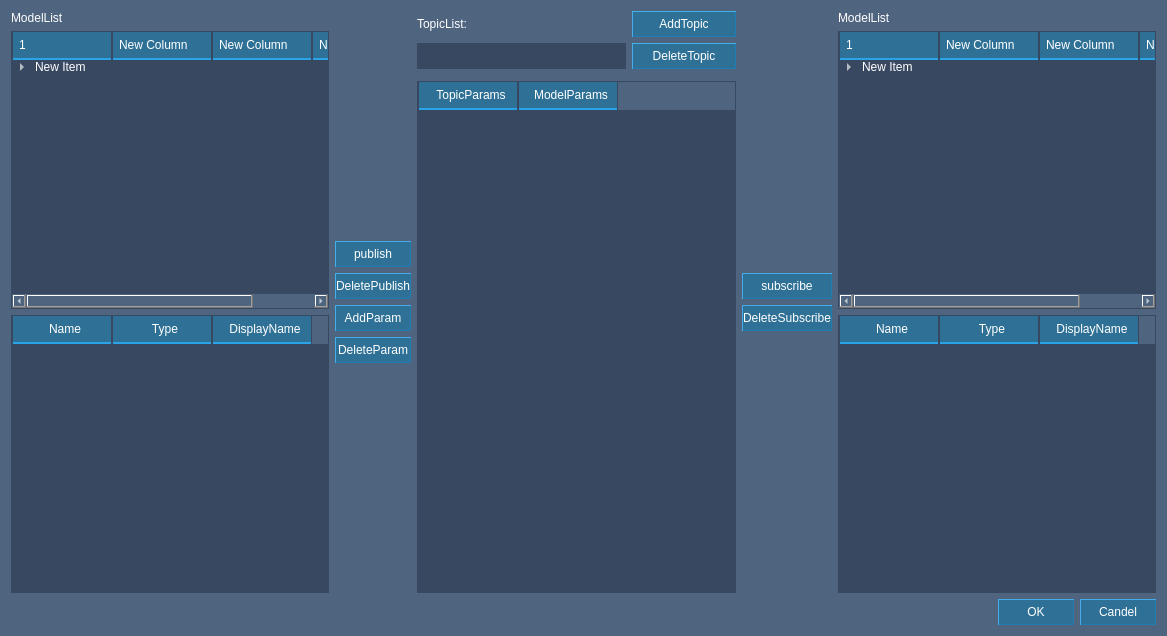
<?xml version="1.0" encoding="UTF-8"?>
<ui version="4.0">
 <class>PublishSubscribeWidget</class>
 <widget class="QWidget" name="PublishSubscribeWidget">
  <property name="geometry">
   <rect>
    <x>0</x>
    <y>0</y>
    <width>1167</width>
    <height>636</height>
   </rect>
  </property>
  <property name="windowTitle">
   <string>Form</string>
  </property>
  <property name="styleSheet">
   <string notr="true">QWidget{
	color:#ffffff;
	background-color:#4f647f;
}</string>
  </property>
  <layout class="QVBoxLayout" name="verticalLayout_6">
   <item>
    <layout class="QHBoxLayout" name="horizontalLayout">
     <item>
      <layout class="QVBoxLayout" name="verticalLayout">
       <item>
        <widget class="QLabel" name="label_2">
         <property name="text">
          <string>ModelList</string>
         </property>
        </widget>
       </item>
       <item>
        <widget class="CSModelTreeWidgetBase" name="srcTreeWidget">
         <property name="styleSheet">
          <string notr="true">QTreeWidget{
	background-color:#384861;
	color:#ffffff;
	border:1px solid #384861;
}

QHeaderView::section{
	color:#ffffff;
	background-color:#2f7196;
	border:0px;
	padding-left:6px;
	border-left:1px solid #384861;
	border-right:1px solid #384861;
	border-bottom:2px solid #2ba3e7;
	height:26px;
}

QTreeWidget::branch:closed:has-children {
	image: url(:/images/TreeWidget_defult.png);
}

QTreeWidget::branch:open {
	image: url(:/images/TreeWidget_pressed.png);
}

QTreeWidget::item:hover{
	background-color:#2887f1;

}

QTreeWidget::item:selected{
	color:white;
	background-color:#71601b;
}

QScrollBar:horizontal{
background-color:#2b394f;
height:12px;
}

QScrollBar::handle:horizontal{
margin:2px;
background-color:#2f7196;
}

QScrollBar::add-line:horizontal{
width:8px;
height:8px;
background-color:transparent;
subcontrol-position:right;
}

QScrollBar::sub-line:horizontal{
width:8px;
height:8px;
background-color:transparent;
subcontrol-position:left;
}

QScrollBar:vertical{
background-color:#2b394f;
width:12px;
}

QScrollBar::add-page:horizontal{
background:transparent;
}

QScrollBar::sub-page:horizontal{
background:transparent;
}

QScrollBar::add-page:vertical{
background:transparent;
}

QScrollBar::sub-page:vertical{
background:transparent;
}

QScrollBar::handle:vertical{
margin:2px;
background-color:#2f7196;
}

QScrollBar::add-line:vertical{
width:8px;
height:8px;
background-color:transparent;
subcontrol-position:bottom;
}

QScrollBar::sub-line:vertical{
width:8px;
height:8px;
background-color:transparent;
subcontrol-position:top;
}</string>
         </property>
         <column>
          <property name="text">
           <string>1</string>
          </property>
         </column>
         <column>
          <property name="text">
           <string>New Column</string>
          </property>
         </column>
         <column>
          <property name="text">
           <string>New Column</string>
          </property>
         </column>
         <column>
          <property name="text">
           <string>New Column</string>
          </property>
         </column>
         <item>
          <property name="text">
           <string>New Item</string>
          </property>
          <item>
           <property name="text">
            <string>New Subitem</string>
           </property>
           <item>
            <property name="text">
             <string>New Subitem</string>
            </property>
            <item>
             <property name="text">
              <string>New Subitem</string>
             </property>
            </item>
           </item>
          </item>
         </item>
        </widget>
       </item>
       <item>
        <widget class="QTableWidget" name="srcTableWidget">
         <property name="styleSheet">
          <string notr="true">QTableWidget{
color:#ffffff;
border:1px solid #384861;
background-color:#384861;
alternate-background-color:#e0e5e8;
}

QTableView QHeaderView::section{
	color:#ffffff;
	background-color:#2f7196;
	border:0px;
	padding-left:6px;
	border-left:1px solid #384861;
	border-right:1px solid #384861;
	border-bottom:2px solid #2ba3e7;
	height:26px;
}

QTableWidget::Item{
border:0px;
}

QTableWidget::Item:hover{
color:#ffffff;
border:0px;
background-color:#2887f1;
}

QTableWidget::Item:selected{
color:#ffffff;
border:0px;
background-color:#2887f1;
}

QScrollBar:horizontal{
background-color:#2b394f;
height:12px;
}

QScrollBar::handle:horizontal{
margin:2px;
background-color:#2f7196;
}

QScrollBar::add-line:horizontal{
width:8px;
height:8px;
background-color:transparent;
subcontrol-position:right;
}

QScrollBar::sub-line:horizontal{
width:8px;
height:8px;
background-color:transparent;
subcontrol-position:left;
}

QScrollBar:vertical{
background-color:#2b394f;
width:12px;
}

QScrollBar::add-page:horizontal{
background:transparent;
}

QScrollBar::sub-page:horizontal{
background:transparent;
}

QScrollBar::add-page:vertical{
background:transparent;
}

QScrollBar::sub-page:vertical{
background:transparent;
}

QScrollBar::handle:vertical{
margin:2px;
background-color:#2f7196;
}

QScrollBar::add-line:vertical{
width:8px;
height:8px;
background-color:transparent;
subcontrol-position:bottom;
}

QScrollBar::sub-line:vertical{
width:8px;
height:8px;
background-color:transparent;
subcontrol-position:top;
}

</string>
         </property>
         <column>
          <property name="text">
           <string>Name</string>
          </property>
         </column>
         <column>
          <property name="text">
           <string>Type</string>
          </property>
         </column>
         <column>
          <property name="text">
           <string>DisplayName</string>
          </property>
         </column>
        </widget>
       </item>
      </layout>
     </item>
     <item>
      <layout class="QVBoxLayout" name="verticalLayout_3">
       <item>
        <spacer name="verticalSpacer">
         <property name="orientation">
          <enum>Qt::Vertical</enum>
         </property>
         <property name="sizeHint" stdset="0">
          <size>
           <width>20</width>
           <height>40</height>
          </size>
         </property>
        </spacer>
       </item>
       <item>
        <widget class="QPushButton" name="bt_publish">
         <property name="minimumSize">
          <size>
           <width>76</width>
           <height>26</height>
          </size>
         </property>
         <property name="styleSheet">
          <string notr="true">QPushButton{
	color:#ffffff;
	background-color:#2f7196;
	border-top:1px solid #44aeea;
	border-left:1px solid #44aeea;
	border-bottom:1px solid #217cb1;
	border-right:1px solid #217cb1;
}

QPushButton:hover{
	color:#ffffff;
	background-color:#0f8dc8;
}

QPushButton:pressed{
	color:#ffffff;
	background-color:#256081;
	border:1px solid #44aeea;	
}</string>
         </property>
         <property name="text">
          <string>publish</string>
         </property>
        </widget>
       </item>
       <item>
        <widget class="QPushButton" name="bt_publish_delete">
         <property name="minimumSize">
          <size>
           <width>76</width>
           <height>26</height>
          </size>
         </property>
         <property name="styleSheet">
          <string notr="true">QPushButton{
	color:#ffffff;
	background-color:#2f7196;
	border-top:1px solid #44aeea;
	border-left:1px solid #44aeea;
	border-bottom:1px solid #217cb1;
	border-right:1px solid #217cb1;
}

QPushButton:hover{
	color:#ffffff;
	background-color:#0f8dc8;
}

QPushButton:pressed{
	color:#ffffff;
	background-color:#256081;
	border:1px solid #44aeea;	
}</string>
         </property>
         <property name="text">
          <string>DeletePublish</string>
         </property>
        </widget>
       </item>
       <item>
        <widget class="QPushButton" name="bt_add_param">
         <property name="minimumSize">
          <size>
           <width>76</width>
           <height>26</height>
          </size>
         </property>
         <property name="styleSheet">
          <string notr="true">QPushButton{
	color:#ffffff;
	background-color:#2f7196;
	border-top:1px solid #44aeea;
	border-left:1px solid #44aeea;
	border-bottom:1px solid #217cb1;
	border-right:1px solid #217cb1;
}

QPushButton:hover{
	color:#ffffff;
	background-color:#0f8dc8;
}

QPushButton:pressed{
	color:#ffffff;
	background-color:#256081;
	border:1px solid #44aeea;	
}</string>
         </property>
         <property name="text">
          <string>AddParam</string>
         </property>
        </widget>
       </item>
       <item>
        <widget class="QPushButton" name="bt_delete_param">
         <property name="minimumSize">
          <size>
           <width>76</width>
           <height>26</height>
          </size>
         </property>
         <property name="styleSheet">
          <string notr="true">QPushButton{
	color:#ffffff;
	background-color:#2f7196;
	border-top:1px solid #44aeea;
	border-left:1px solid #44aeea;
	border-bottom:1px solid #217cb1;
	border-right:1px solid #217cb1;
}

QPushButton:hover{
	color:#ffffff;
	background-color:#0f8dc8;
}

QPushButton:pressed{
	color:#ffffff;
	background-color:#256081;
	border:1px solid #44aeea;	
}</string>
         </property>
         <property name="text">
          <string>DeleteParam</string>
         </property>
        </widget>
       </item>
       <item>
        <spacer name="verticalSpacer_2">
         <property name="orientation">
          <enum>Qt::Vertical</enum>
         </property>
         <property name="sizeHint" stdset="0">
          <size>
           <width>20</width>
           <height>40</height>
          </size>
         </property>
        </spacer>
       </item>
      </layout>
     </item>
     <item>
      <layout class="QVBoxLayout" name="verticalLayout_5">
       <item>
        <layout class="QGridLayout" name="gridLayout" columnstretch="2,1">
         <item row="0" column="1">
          <widget class="QPushButton" name="bt_add_topic">
           <property name="minimumSize">
            <size>
             <width>76</width>
             <height>26</height>
            </size>
           </property>
           <property name="styleSheet">
            <string notr="true">QPushButton{
	color:#ffffff;
	background-color:#2f7196;
	border-top:1px solid #44aeea;
	border-left:1px solid #44aeea;
	border-bottom:1px solid #217cb1;
	border-right:1px solid #217cb1;
}

QPushButton:hover{
	color:#ffffff;
	background-color:#0f8dc8;
}

QPushButton:pressed{
	color:#ffffff;
	background-color:#256081;
	border:1px solid #44aeea;	
}</string>
           </property>
           <property name="text">
            <string>AddTopic</string>
           </property>
          </widget>
         </item>
         <item row="1" column="1">
          <widget class="QPushButton" name="bt_delete_topic">
           <property name="minimumSize">
            <size>
             <width>76</width>
             <height>26</height>
            </size>
           </property>
           <property name="styleSheet">
            <string notr="true">QPushButton{
	color:#ffffff;
	background-color:#2f7196;
	border-top:1px solid #44aeea;
	border-left:1px solid #44aeea;
	border-bottom:1px solid #217cb1;
	border-right:1px solid #217cb1;
}

QPushButton:hover{
	color:#ffffff;
	background-color:#0f8dc8;
}

QPushButton:pressed{
	color:#ffffff;
	background-color:#256081;
	border:1px solid #44aeea;	
}</string>
           </property>
           <property name="text">
            <string>DeleteTopic</string>
           </property>
          </widget>
         </item>
         <item row="1" column="0">
          <widget class="QComboBox" name="comboBoxTopic">
           <property name="minimumSize">
            <size>
             <width>0</width>
             <height>26</height>
            </size>
           </property>
           <property name="styleSheet">
            <string notr="true">QComboBox{
	color:#ffffff;
	background-color:#384861;
	border:0px;
}

QComboBox:hover{
	color:#ffffff;
	background-color:#384861;
	border:1px solid #63bbff;
}

QComboBox::down-arrow{	
	image: url(:/images/down_arrow.png);
	background-color:transparent;
}

QComboBox::drop-down{
	border:0px;
	width:26px;
	background-color:transparent;
}

QComboBox::drop-down:hover {
	color:white;
	border:0px;
	width:26px;
    background-color:transparent;
}

QComboBox QAbstractItemView {
	color:#3c3c3c;
	outline:none;
	border:1px solid #63bbff;
    background-color:#f6fafb;
}

QComboBox QAbstractItemView::item {
	outline:none;
	height:26px;
}

QComboBox QAbstractItemView::item:hover {
	color:white;
	outline:none;
	height:26px;
    background-color:#63bbff;	
}
QComboBox QAbstractItemView::item:selected {
	outline:none;
	border:0px;
	height:26px;
	color:#63bbff;
 	outline:none;
}</string>
           </property>
          </widget>
         </item>
         <item row="0" column="0">
          <widget class="QLabel" name="label">
           <property name="text">
            <string>TopicList:</string>
           </property>
          </widget>
         </item>
        </layout>
       </item>
       <item>
        <widget class="QtTreePropertyBrowser" name="topicWidget" native="true"/>
       </item>
       <item>
        <widget class="QTableWidget" name="tableWidget">
         <property name="styleSheet">
          <string notr="true">QTableWidget{
color:#3c3c3c;
font-family:&quot;等线&quot;;
font-size:18px;
border:1px solid #384861;
background-color:#384861;
alternate-background-color:#e0e5e8;
}

QTableView QHeaderView::section{
	color:#ffffff;
	background-color:#2f7196;
	border:0px;
	padding-left:6px;
	border-left:1px solid #384861;
	border-right:1px solid #384861;
	border-bottom:2px solid #2ba3e7;
	height:26px;
}

QScrollBar:horizontal{
background-color:#e1e4eb;
height:12px;
}

QScrollBar::handle:horizontal{
margin:2px;
border-radius:4px;
background-color:grey;
}

QScrollBar::add-line:horizontal{
width:8px;
height:8px;
background-color:transparent;
subcontrol-position:right;
}

QScrollBar::sub-line:horizontal{
width:8px;
height:8px;
background-color:transparent;
subcontrol-position:left;
}

QScrollBar:vertical{
background-color:#e1e4eb;
width:12px;
}

QScrollBar::add-page:horizontal{
background:transparent;
}

QScrollBar::sub-page:horizontal{
background:transparent;
}

QScrollBar::add-page:vertical{
background:transparent;
}

QScrollBar::sub-page:vertical{
background:transparent;
}

QScrollBar::handle:vertical{
margin:2px;
border-radius:4px;
background-color:grey;
}

QScrollBar::add-line:vertical{
width:8px;
height:8px;
background-color:transparent;
subcontrol-position:bottom;
}

QScrollBar::sub-line:vertical{
width:8px;
height:8px;
background-color:transparent;
subcontrol-position:top;
}

QTableWidget::Item{
border:0px;
}

QTableWidget::Item:hover{
color:#ffffff;
border:0px;
background-color:#2887f1;
}

QTableWidget::Item:selected{
color:#ffffff;
border:0px;
background-color:#2887f1;
}

</string>
         </property>
         <column>
          <property name="text">
           <string>TopicParams</string>
          </property>
         </column>
         <column>
          <property name="text">
           <string>ModelParams</string>
          </property>
         </column>
        </widget>
       </item>
      </layout>
     </item>
     <item>
      <layout class="QVBoxLayout" name="verticalLayout_4">
       <item>
        <spacer name="verticalSpacer_3">
         <property name="orientation">
          <enum>Qt::Vertical</enum>
         </property>
         <property name="sizeHint" stdset="0">
          <size>
           <width>20</width>
           <height>40</height>
          </size>
         </property>
        </spacer>
       </item>
       <item>
        <widget class="QPushButton" name="bt_subscribe">
         <property name="minimumSize">
          <size>
           <width>76</width>
           <height>26</height>
          </size>
         </property>
         <property name="styleSheet">
          <string notr="true">QPushButton{
	color:#ffffff;
	background-color:#2f7196;
	border-top:1px solid #44aeea;
	border-left:1px solid #44aeea;
	border-bottom:1px solid #217cb1;
	border-right:1px solid #217cb1;
}

QPushButton:hover{
	color:#ffffff;
	background-color:#0f8dc8;
}

QPushButton:pressed{
	color:#ffffff;
	background-color:#256081;
	border:1px solid #44aeea;	
}</string>
         </property>
         <property name="text">
          <string>subscribe</string>
         </property>
        </widget>
       </item>
       <item>
        <widget class="QPushButton" name="bt_subscribe_delete">
         <property name="minimumSize">
          <size>
           <width>76</width>
           <height>26</height>
          </size>
         </property>
         <property name="styleSheet">
          <string notr="true">QPushButton{
	color:#ffffff;
	background-color:#2f7196;
	border-top:1px solid #44aeea;
	border-left:1px solid #44aeea;
	border-bottom:1px solid #217cb1;
	border-right:1px solid #217cb1;
}

QPushButton:hover{
	color:#ffffff;
	background-color:#0f8dc8;
}

QPushButton:pressed{
	color:#ffffff;
	background-color:#256081;
	border:1px solid #44aeea;	
}</string>
         </property>
         <property name="text">
          <string>DeleteSubscribe</string>
         </property>
        </widget>
       </item>
       <item>
        <spacer name="verticalSpacer_4">
         <property name="orientation">
          <enum>Qt::Vertical</enum>
         </property>
         <property name="sizeHint" stdset="0">
          <size>
           <width>20</width>
           <height>40</height>
          </size>
         </property>
        </spacer>
       </item>
      </layout>
     </item>
     <item>
      <layout class="QVBoxLayout" name="verticalLayout_2">
       <item>
        <widget class="QLabel" name="label_3">
         <property name="text">
          <string>ModelList</string>
         </property>
        </widget>
       </item>
       <item>
        <widget class="CSModelTreeWidgetBase" name="destTreeWidget">
         <property name="styleSheet">
          <string notr="true">QTreeWidget{
	background-color:#384861;
	color:#ffffff;
	border:1px solid #384861;
}

QHeaderView::section{
	color:#ffffff;
	background-color:#2f7196;
	border:0px;
	padding-left:6px;
	border-left:1px solid #384861;
	border-right:1px solid #384861;
	border-bottom:2px solid #2ba3e7;
	height:26px;
}

QTreeWidget::branch:closed:has-children {
	image: url(:/images/TreeWidget_defult.png);
}

QTreeWidget::branch:open {
	image: url(:/images/TreeWidget_pressed.png);
}

QTreeWidget::item:hover{
	background-color:#2887f1;

}

QTreeWidget::item:selected{
	color:white;
	background-color:#71601b;
}

QScrollBar:horizontal{
background-color:#2b394f;
height:12px;
}

QScrollBar::handle:horizontal{
margin:2px;
background-color:#2f7196;
}

QScrollBar::add-line:horizontal{
width:8px;
height:8px;
background-color:transparent;
subcontrol-position:right;
}

QScrollBar::sub-line:horizontal{
width:8px;
height:8px;
background-color:transparent;
subcontrol-position:left;
}

QScrollBar:vertical{
background-color:#2b394f;
width:12px;
}

QScrollBar::add-page:horizontal{
background:transparent;
}

QScrollBar::sub-page:horizontal{
background:transparent;
}

QScrollBar::add-page:vertical{
background:transparent;
}

QScrollBar::sub-page:vertical{
background:transparent;
}

QScrollBar::handle:vertical{
margin:2px;
background-color:#2f7196;
}

QScrollBar::add-line:vertical{
width:8px;
height:8px;
background-color:transparent;
subcontrol-position:bottom;
}

QScrollBar::sub-line:vertical{
width:8px;
height:8px;
background-color:transparent;
subcontrol-position:top;
}</string>
         </property>
         <column>
          <property name="text">
           <string>1</string>
          </property>
         </column>
         <column>
          <property name="text">
           <string>New Column</string>
          </property>
         </column>
         <column>
          <property name="text">
           <string>New Column</string>
          </property>
         </column>
         <column>
          <property name="text">
           <string>New Column</string>
          </property>
         </column>
         <item>
          <property name="text">
           <string>New Item</string>
          </property>
          <item>
           <property name="text">
            <string>New Subitem</string>
           </property>
           <item>
            <property name="text">
             <string>New Subitem</string>
            </property>
            <item>
             <property name="text">
              <string>New Subitem</string>
             </property>
            </item>
           </item>
          </item>
         </item>
        </widget>
       </item>
       <item>
        <widget class="QTableWidget" name="destTableWidget">
         <property name="styleSheet">
          <string notr="true">QTableWidget{
color:#ffffff;
border:1px solid #384861;
background-color:#384861;
alternate-background-color:#e0e5e8;
}

QTableView QHeaderView::section{
	color:#ffffff;
	background-color:#2f7196;
	border:0px;
	padding-left:6px;
	border-left:1px solid #384861;
	border-right:1px solid #384861;
	border-bottom:2px solid #2ba3e7;
	height:26px;
}

QTableWidget::Item{
border:0px;
}

QTableWidget::Item:hover{
color:#ffffff;
border:0px;
background-color:#2887f1;
}

QTableWidget::Item:selected{
color:#ffffff;
border:0px;
background-color:#2887f1;
}

QScrollBar:horizontal{
background-color:#2b394f;
height:12px;
}

QScrollBar::handle:horizontal{
margin:2px;
background-color:#2f7196;
}

QScrollBar::add-line:horizontal{
width:8px;
height:8px;
background-color:transparent;
subcontrol-position:right;
}

QScrollBar::sub-line:horizontal{
width:8px;
height:8px;
background-color:transparent;
subcontrol-position:left;
}

QScrollBar:vertical{
background-color:#2b394f;
width:12px;
}

QScrollBar::add-page:horizontal{
background:transparent;
}

QScrollBar::sub-page:horizontal{
background:transparent;
}

QScrollBar::add-page:vertical{
background:transparent;
}

QScrollBar::sub-page:vertical{
background:transparent;
}

QScrollBar::handle:vertical{
margin:2px;
background-color:#2f7196;
}

QScrollBar::add-line:vertical{
width:8px;
height:8px;
background-color:transparent;
subcontrol-position:bottom;
}

QScrollBar::sub-line:vertical{
width:8px;
height:8px;
background-color:transparent;
subcontrol-position:top;
}

</string>
         </property>
         <column>
          <property name="text">
           <string>Name</string>
          </property>
         </column>
         <column>
          <property name="text">
           <string>Type</string>
          </property>
         </column>
         <column>
          <property name="text">
           <string>DisplayName</string>
          </property>
         </column>
        </widget>
       </item>
      </layout>
     </item>
    </layout>
   </item>
   <item>
    <layout class="QHBoxLayout" name="horizontalLayout_2">
     <item>
      <spacer name="horizontalSpacer">
       <property name="orientation">
        <enum>Qt::Horizontal</enum>
       </property>
       <property name="sizeHint" stdset="0">
        <size>
         <width>40</width>
         <height>20</height>
        </size>
       </property>
      </spacer>
     </item>
     <item>
      <widget class="QPushButton" name="bt_ok">
       <property name="minimumSize">
        <size>
         <width>76</width>
         <height>26</height>
        </size>
       </property>
       <property name="styleSheet">
        <string notr="true">QPushButton{
	color:#ffffff;
	background-color:#2f7196;
	border-top:1px solid #44aeea;
	border-left:1px solid #44aeea;
	border-bottom:1px solid #217cb1;
	border-right:1px solid #217cb1;
}

QPushButton:hover{
	color:#ffffff;
	background-color:#0f8dc8;
}

QPushButton:pressed{
	color:#ffffff;
	background-color:#256081;
	border:1px solid #44aeea;	
}</string>
       </property>
       <property name="text">
        <string>OK</string>
       </property>
      </widget>
     </item>
     <item>
      <widget class="QPushButton" name="bt_cancel">
       <property name="minimumSize">
        <size>
         <width>76</width>
         <height>26</height>
        </size>
       </property>
       <property name="styleSheet">
        <string notr="true">QPushButton{
	color:#ffffff;
	background-color:#2f7196;
	border-top:1px solid #44aeea;
	border-left:1px solid #44aeea;
	border-bottom:1px solid #217cb1;
	border-right:1px solid #217cb1;
}

QPushButton:hover{
	color:#ffffff;
	background-color:#0f8dc8;
}

QPushButton:pressed{
	color:#ffffff;
	background-color:#256081;
	border:1px solid #44aeea;	
}</string>
       </property>
       <property name="text">
        <string>Candel</string>
       </property>
      </widget>
     </item>
    </layout>
   </item>
  </layout>
 </widget>
 <customwidgets>
  <customwidget>
   <class>CSModelTreeWidgetBase</class>
   <extends>QTreeWidget</extends>
   <header>csmodeltreewidgetbase.h</header>
  </customwidget>
  <customwidget>
   <class>QtTreePropertyBrowser</class>
   <extends>QWidget</extends>
   <header>qttreepropertybrowser.h</header>
   <container>1</container>
  </customwidget>
 </customwidgets>
 <resources>
  <include location="ui.qrc"/>
 </resources>
 <connections/>
</ui>
